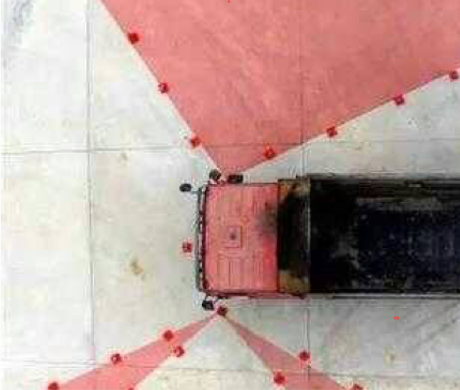
#> input picture 拼接/1.png, 460 x 390 px
$ python untitled1.py
#> lines starting #> are read from the running program, lines starting #| are printed output that depends on the picture
# -*- coding: utf-8 -*-
"""
Created on Sat Apr 27 20:54:58 2019

@author: dell
"""
#https://www.cnblogs.com/ToBeDeveloper-Zhen/p/9314760.html  通过渐变的方法实现拼接
import numpy as np
import cv2 as cv
from matplotlib import pyplot as plt

if __name__ == '__main__':
    top, bot, left, right = 0, 0, 0, 460
    img1 = cv.imread('1.png')
#> img1 is the input picture: shape (390, 460, 3); mean B, G, R 153.7, 158.7, 186.1
    img2 = cv.imread('2.png')
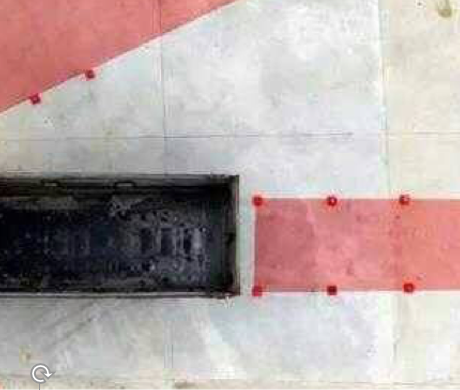
#> input picture 拼接/2.png, 460 x 390 px
#> img2 is the input picture: shape (390, 460, 3); mean B, G, R 165.4, 166.8, 182.5
    srcImg = cv.copyMakeBorder(img1, top, bot, left, right, cv.BORDER_CONSTANT, value=(0, 0, 0)) #以0填充   给img1扩大一圈
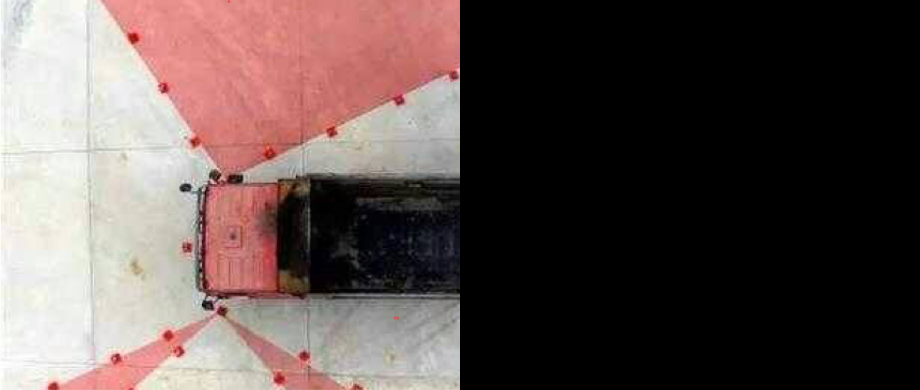
#> srcImg: shape (390, 920, 3); mean B, G, R 76.9, 79.4, 93.1
    testImg = cv.copyMakeBorder(img2, top, bot, left, right, cv.BORDER_CONSTANT, value=(0, 0, 0))
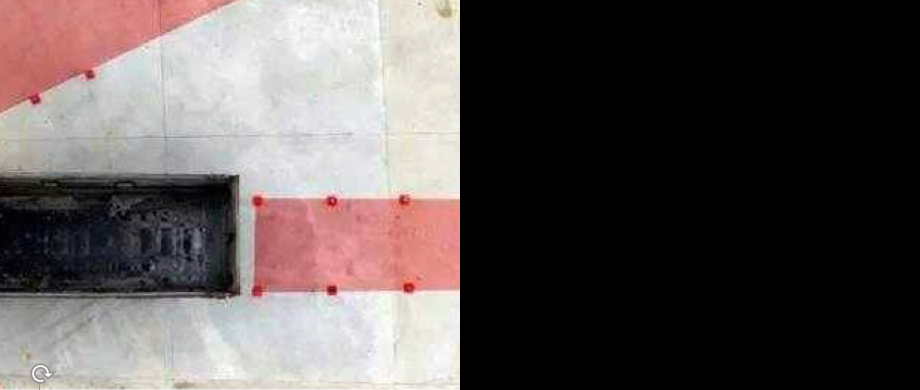
#> testImg: shape (390, 920, 3); mean B, G, R 82.7, 83.4, 91.3
    img1gray = cv.cvtColor(srcImg, cv.COLOR_BGR2GRAY)
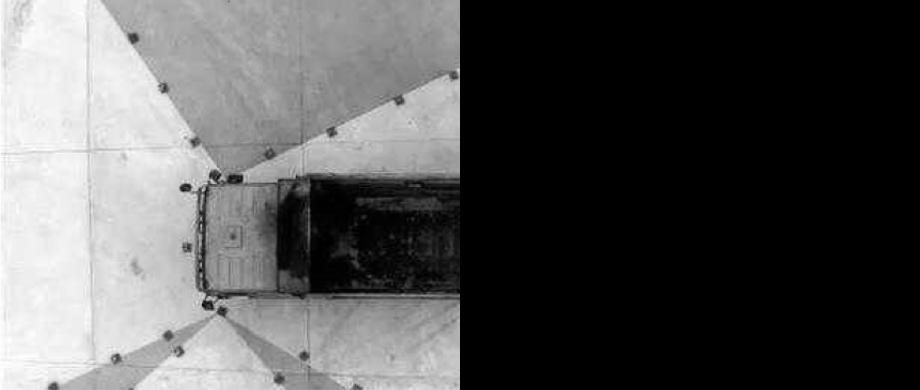
#> img1gray: shape (390, 920); min 0, max 255, mean 83.2
    img2gray = cv.cvtColor(testImg, cv.COLOR_BGR2GRAY)
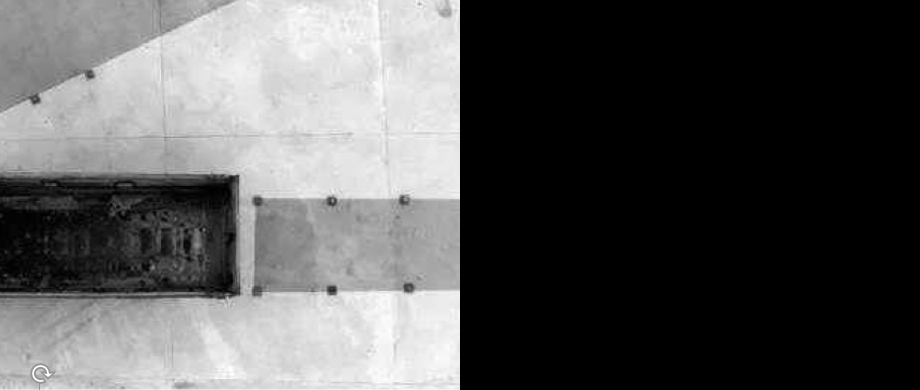
#> img2gray: shape (390, 920); min 0, max 255, mean 85.7
#> (the run stopped early here; a loop or call above may not have finished)
